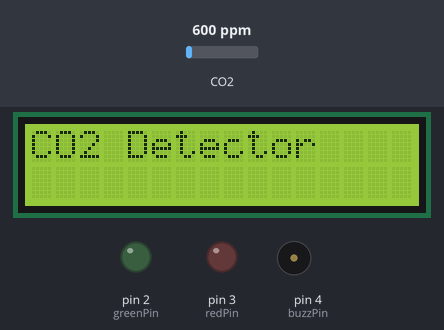
Simulated run of this sketch. Board: Arduino Uno, built with avr-gcc and run on an emulated ATmega328P. Parts: 16×2 character LCD, output pins drawn as LEDs (lit = HIGH), buzzer (waves = sounding, pin HIGH). Inputs (shaded band) come from the test bench; at power-on: CO2 600 ppm. What the sketch prints to the serial monitor is not drawn.

Above: at 1.1 s.
At 9.2 s:
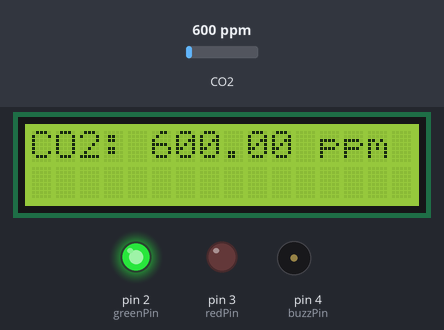
9.3 s: CO2 set to 976 ppm
At 11.2 s:
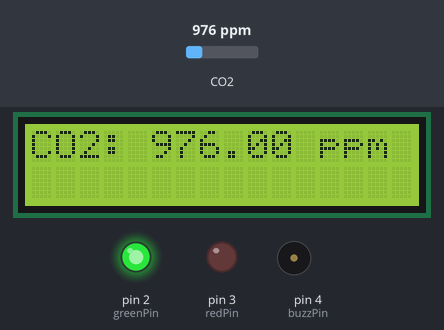
11.6 s: CO2 set to 1021 ppm
At 12.33 s:
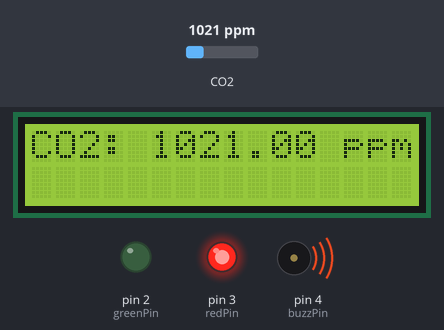
14.5 s: CO2 set to 452 ppm
At 15.9 s:
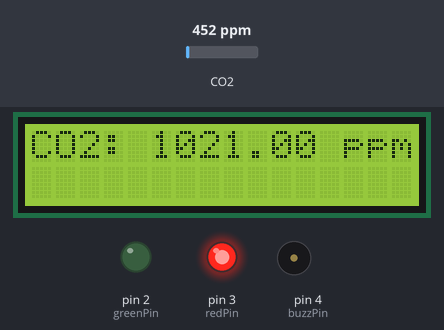
Timing chart, 0 to 17.7 s (numbered marks = the images above; inputs shaded):
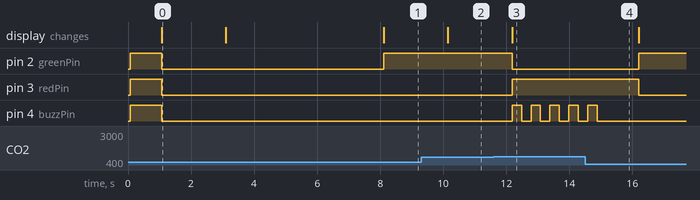

Measured:
- the behaviour switches between 999 and 1000 ppm on CO2 (found by bisection; images 2 and 3)
- after the input at 9.3 s, the display: changes after 0.85 s (image 2)
- after the input at 11.6 s, pin 2 (greenPin): HIGH → LOW after 0.58 s; pin 3 (redPin): LOW → HIGH after 0.58 s; pin 4 (buzzPin): alternates HIGH for 0.30 s and LOW for 0.30 s, starting after 0.58 s; the display: changes after 0.58 s (image 3)
- after the input at 14.5 s, pin 2 (greenPin): LOW → HIGH after 1.7 s; pin 3 (redPin): HIGH → LOW after 1.7 s; pin 4 (buzzPin): goes on until 14.9 s, then stays LOW
- what the display in image 0 shows lasts 2.0 s, from 1.1 s to 3.1 s

The sketch:

co2_detector_e2.ino
```cpp
#include <MQ135.h>
#include <Wire.h>
#include <LiquidCrystal_I2C.h>

// I2C LCD Setup
LiquidCrystal_I2C lcd(0x27, 16, 2);

// Sensor Pin
int Analog_Input = A0;
MQ135 mq135(Analog_Input);

// Buzzer and LED Pins
int buzzPin = 4;   // Buzzer
int redPin = 3;    // Red LED (CO2 detected)
int greenPin = 2;  // Green LED (Normal air)

#define CO2_THRESHOLD 1000  // Normal CO2 level

void setup() {
    Serial.begin(9600);
    lcd.init();      // Initialize LCD
    lcd.backlight();
    mq135.begin();   // Initialize MQ-135 sensor

    pinMode(buzzPin, OUTPUT);
    pinMode(redPin, OUTPUT);
    pinMode(greenPin, OUTPUT);

    // Test LEDs and buzzer
    digitalWrite(greenPin, HIGH);
    digitalWrite(redPin, HIGH);
    digitalWrite(buzzPin, HIGH);
    delay(1000);
    digitalWrite(greenPin, LOW);
    digitalWrite(redPin, LOW);
    digitalWrite(buzzPin, LOW);

    lcd.setCursor(0, 0);
    lcd.print("CO2 Detector");
    delay(2000);
    lcd.clear();

    Serial.println("Warming up sensor...");
    lcd.setCursor(0, 0);
    lcd.print("Warming Sensor...");
    delay(5000);  // Sensor warm-up time
    lcd.clear();
}

void loop() {
    float co2 = mq135.getPPM(); // Read CO2 levels directly from MQ-135

    Serial.print("CO2: ");
    Serial.print(co2);
    Serial.println(" ppm");

    lcd.setCursor(0, 0);
    lcd.print("CO2: ");
    lcd.print(co2);
    lcd.print(" ppm ");

    // CO2 Detection Logic
    if (co2 < CO2_THRESHOLD) {
        // Safe level
        digitalWrite(greenPin, HIGH);
        digitalWrite(redPin, LOW);
        digitalWrite(buzzPin, LOW);
    } else {
        // High CO2 level detected
        digitalWrite(greenPin, LOW); // Turn off green LED
        digitalWrite(redPin, HIGH); // Turn on red LED

        // Buzzer rings in an interval
        for (int i = 0; i < 5; i++) {
            digitalWrite(buzzPin, HIGH);
            delay(300); // Reduced delay for faster buzzing
            digitalWrite(buzzPin, LOW);
            delay(300); // Reduced delay for faster buzzing
        }
    }

    delay(1000); // Closing brace for the delay function
}
```
